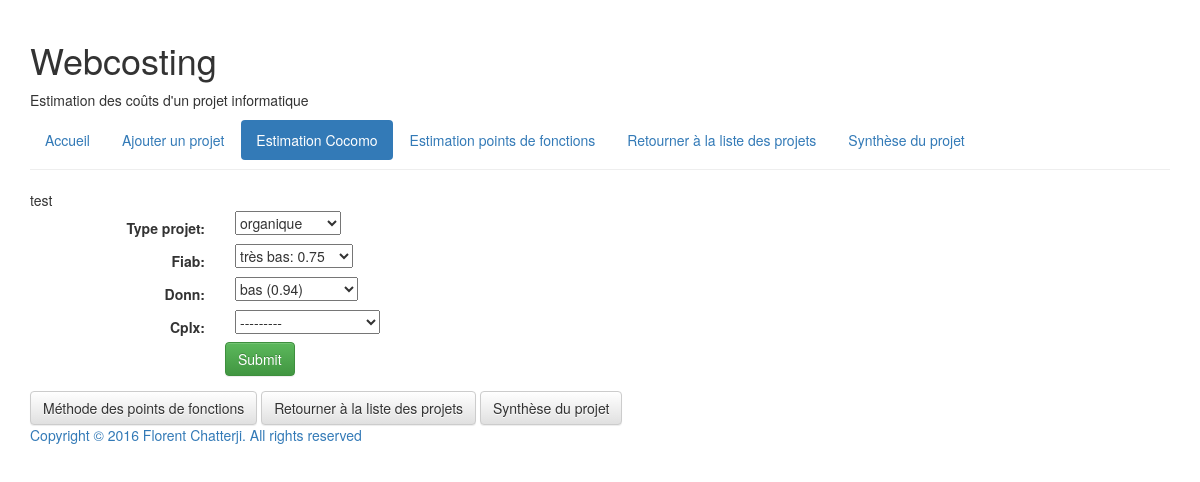
The app's page /webcosting/projet/129/cocomo/update/, older data.
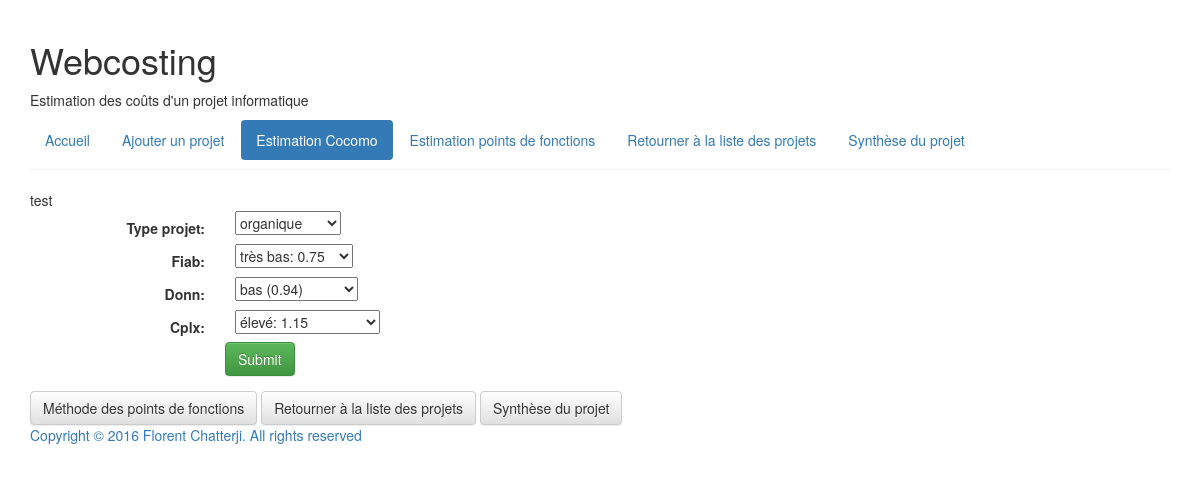
The same page, newer data.
### webcosting/models.py (models this page shows, shortened)
class Projet(models.Model):
    nom_projet = models.CharField(
        'nom du projet',
        max_length=100,
        default=None
        )
    date_dernier_enregistrement = models.DateTimeField(
        'date du dernier enregistrement',
        auto_now=True,
        null=True
        )
    ORGANIQUE = 'OR'
    SEMIDETACHE = 'SD'
    EMBARQUE = 'EM'
    TYPE_PROJET_CHOIX = (
        (ORGANIQUE, 'organique'),
        (SEMIDETACHE, 'semi-détaché'),
        (EMBARQUE, 'embarqué'),
    )
    type_projet = models.CharField(
        max_length=2,
        choices=TYPE_PROJET_CHOIX,
        default='organique'
        )
    taille_projet = models.ForeignKey(
        TailleProjet,
        on_delete=models.CASCADE,
        blank=True,
        null=True,
        )
    language_de_programmation = models.ForeignKey(
        LanguageDeProgrammation,
        on_delete=models.CASCADE,
        blank=True,
        null=True,
        )
    facteur_ajustement = models.IntegerField(
        default=1,
        blank=True,
        null=True,
        )
    FIAB_CHOIX = (
        (0.75, 'très bas: 0.75'),
        (0.88, 'bas: 0.88'),
        (1.00, 'moyen: 1.00'),
        (1.15, 'élevé: 1.15'),
        (1.40, 'très élevé: 1.40'),
        )
    fiab = models.FloatField(
        choices=FIAB_CHOIX,
        default=None,
        blank=True,
        null=True,
        )
    DONN_CHOIX = (
        (0.94, 'bas (0.94)'),
        (1.00, 'moyen (1.00)'),
        (1.08, 'élevé (1.08)'),
        (1.16, 'très élevé (1.16)'),
        )
    donn = models.FloatField(
        choices=DONN_CHOIX,
        default=None,
        blank=True,
        null=True,
        )
    CPLX_CHOIX = (
        (0.70, 'très bas: 0.70'),
        (0.85, 'bas: 0.85'),
        (1.00, 'moyen: 1.00'),
        (1.15, 'élevé: 1.15'),
        (1.30, 'très élevé: 1.30'),
        (1.65, 'très très élevé: 1.65'),
        )
    cplx = models.FloatField(
        choices=CPLX_CHOIX,
        default=None,
        blank=True,
        null=True,
        )
    def _point_de_fonction_brut(self):
        fonctions = Fonction.objects.filter(projet=self.id)
        point_de_fonction_brut = 0
        for fonction in fonctions:
            point_de_fonction_brut += fonction.point_de_fonction_brut
        return point_de_fonction_brut
    point_de_fonction_brut = property(_point_de_fonction_brut)
    def _point_de_fonction_net(self):
        return self.facteur_ajustement * self.point_de_fonction_brut
    point_de_fonction_net = property(_point_de_fonction_net)
    def _charge_de_travail_point_de_fonction(self):
        taille_projet = TailleProjet.objects.get(taille_projet=self.taille_projet)
        charge_de_travail = taille_projet.charge_de_travail
        return charge_de_travail * self.point_de_fonction_net
    charge_de_travail_point_de_fonction = property(_charge_de_travail_point_de_fonction)
    def _ligne_de_code(self):
        language_de_programmation = LanguageDeProgrammation.objects.get(language_de_programmation=self.language_de_programmation)
        ligne_de_code_par_points_de_fonctions = language_de_programmation.ligne_de_code_par_points_de_fonctions
        return ligne_de_code_par_points_de_fonctions * self.point_de_fonction_net / 1000.0
    ligne_de_code = property(_ligne_de_code)
    def _effort_simple(self):
        A = Coefficient.objects.get(
            type_coefficient='A',
            type_projet=self.type_projet,
            )
        B = Coefficient.objects.get(
            type_coefficient='B',
            type_projet=self.type_projet,
            )
        A = A.valeur_coefficient
        B = B.valeur_coefficient
        ligne_de_code = self.ligne_de_code
        effort_simple = A * (ligne_de_code ** B)
        effort_simple = round(effort_simple, 2)
        return effort_simple
    effort_simple = property(_effort_simple)
    def _charge_de_travail_cocomo(self):
        effort_simple = self.effort_simple
        moyenne_degres_integration = self.fiab / 1.0
        effort_intermediaire = moyenne_degres_integration * effort_simple
        effort_intermediaire = round(effort_intermediaire, 2)
        return effort_intermediaire
    charge_de_travail_cocomo = property(_charge_de_travail_cocomo)
    def _temps_de_developpement(self):
        C = Coefficient.objects.get(
            type_coefficient='C',
            type_projet=self.type_projet
            )
        D = Coefficient.objects.get(
            type_coefficient='D',
            type_projet=self.type_projet
            )
        C = C.valeur_coefficient
        D = D.valeur_coefficient
        effort_simple = self.effort_simple
        temps_de_developpement = C * (effort_simple ** D)
        temps_de_developpement = round(temps_de_developpement, 2)
        return temps_de_developpement
    temps_de_developpement = property(_temps_de_developpement)

### webcosting/views.py (the view)
class CocomoUpdate(UpdateView):
    model = Projet
    fields = ['type_projet', 'fiab', 'donn', 'cplx']
    template_name = 'webcosting/cocomo_form.html'

### webcosting/templates/webcosting/cocomo_form.html (shortened to what this page needs)
{% extends "webcosting/base.html" %}
{% block navigation %}
<ul class="nav nav-pills">
  <li role="presentation"><a href="{% url 'webcosting:index' %}">Accueil</a></li>
  <li role="presentation"><a href="{% url 'webcosting:projet_add' %}" role="button">Ajouter un projet</a></li>
  <li role="presentation" class="active"><a href="{% url 'webcosting:cocomo_update' projet.id %}">Estimation Cocomo</a></li>
  <li role="presentation" ><a href="{% url 'webcosting:fonction' projet.id %}" role="button">Estimation points de fonctions</a></li>
  <li role="presentation"><a href="{% url 'webcosting:index' %}">Retourner à la liste des projets</a></li>
  <li role="presentation"><a href="{% url 'webcosting:projet' projet.id %}">Synthèse du projet</a></li>
</ul>
{% endblock %}
{% block content %}
{{ projet.nom_projet }}
<form class="form-horizontal" action="" method="post">
    {% include 'webcosting/form-template.html' %}
    <div class="form-group">
        <div class="col-sm-offset-2 col-sm-10">
            <button type="submit" class="btn btn-success">Submit</button>
        </div>
    </div>
</form>
<button class="btn btn-default" onclick="location.href='{% url 'webcosting:fonction' projet.id %}';" role="button">Méthode des points de fonctions</button>
<button class="btn btn-default" onclick="location.href='{% url 'webcosting:index' %}';" role="button">Retourner à la liste des projets</button>
<button class="btn btn-default" onclick="location.href='{% url 'webcosting:projet' projet.id %}';" role="button">Synthèse du projet</button><a href="">
{% endblock %}

### webcosting/templates/webcosting/form-template.html (shortened to what this page needs)
{% for field in form %}
<div class="formgroup">
    <div class="col-sm-offset-2 col-sm-10">
    </div>
    <label class="control-label col-sm-2">{{ field.label_tag}}</label>
    <div class="col-sm-10">{{ field }}</div>
</div>
{% endfor %}

Row changes from the older to the newer data that the page shows:
changed Projet "test": cplx "---------" → "élevé: 1.15"
